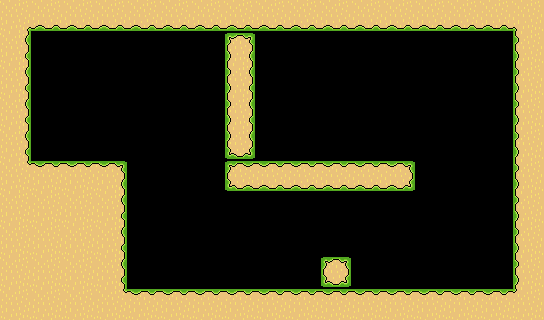

A 2D game scene composited from a Tiled map and its tileset images. What follows is a short description and the map's XML, with each tile layer's data collapsed to a summary:
An orthogonal 17x10 tile map with 32x32 px tiles, 1 tile layer (Ground) and 4 objects.

<map version="1.5" tiledversion="1.7.1" orientation="orthogonal" renderorder="right-down" width="17" height="10" tilewidth="32" tileheight="32" infinite="0" nextlayerid="29" nextobjectid="98">
 <editorsettings>
  <export target="LevelTilemap_level5.json" format="json" />
 </editorsettings>
 <properties>
  <property name="extraText" value="Noodle can wall jump!" />
  <property name="levelIndex" type="int" value="5" />
  <property name="levelName" value="Level 5" />
  <property name="levelNameOffsetY" type="int" value="-80" />
  <property name="levelNameShortened" value="5" />
  <property name="numberOfSlimes" type="int" value="1" />
 </properties>
 <tileset firstgid="1" name="tileset" tilewidth="32" tileheight="32" tilecount="36" columns="6">
  <image source="../../artwork/tileset.png" width="192" height="192" />
  <tile id="0">
   <properties>
    <property name="collides" type="bool" value="true" />
   </properties>
  </tile>
  <tile id="1">
   <properties>
    <property name="collides" type="bool" value="true" />
   </properties>
  </tile>
  <tile id="2">
   <properties>
    <property name="collides" type="bool" value="true" />
   </properties>
  </tile>
  <tile id="3">
   <properties>
    <property name="collides" type="bool" value="true" />
   </properties>
  </tile>
  <tile id="4">
   <properties>
    <property name="collides" type="bool" value="false" />
   </properties>
  </tile>
  <tile id="5">
   <properties>
    <property name="collides" type="bool" value="false" />
   </properties>
  </tile>
  <tile id="6">
   <properties>
    <property name="collides" type="bool" value="true" />
   </properties>
  </tile>
  <tile id="7">
   <properties>
    <property name="collides" type="bool" value="true" />
   </properties>
  </tile>
  <tile id="8">
   <properties>
    <property name="collides" type="bool" value="true" />
   </properties>
  </tile>
  <tile id="9">
   <properties>
    <property name="collides" type="bool" value="true" />
   </properties>
  </tile>
  <tile id="10">
   <properties>
    <property name="collides" type="bool" value="false" />
   </properties>
  </tile>
  <tile id="11">
   <properties>
    <property name="collides" type="bool" value="false" />
   </properties>
  </tile>
  <tile id="12">
   <properties>
    <property name="collides" type="bool" value="true" />
   </properties>
  </tile>
  <tile id="13">
   <properties>
    <property name="collides" type="bool" value="true" />
   </properties>
  </tile>
  <tile id="14">
   <properties>
    <property name="collides" type="bool" value="true" />
   </properties>
  </tile>
  <tile id="15">
   <properties>
    <property name="collides" type="bool" value="true" />
   </properties>
  </tile>
  <tile id="16">
   <properties>
    <property name="collides" type="bool" value="false" />
    <property name="expValue" type="int" value="3" />
    <property name="isFlying" type="bool" value="true" />
    <property name="level" type="int" value="1" />
    <property name="objectTag" value="slimeEnemy" />
   </properties>
  </tile>
  <tile id="17">
   <properties>
    <property name="collides" type="bool" value="false" />
    <property name="expValue" type="int" value="3" />
    <property name="isFlying" type="bool" value="false" />
    <property name="level" type="int" value="1" />
    <property name="objectTag" value="slimeEnemy" />
   </properties>
  </tile>
  <tile id="18">
   <properties>
    <property name="collides" type="bool" value="true" />
   </properties>
  </tile>
  <tile id="19">
   <properties>
    <property name="collides" type="bool" value="true" />
   </properties>
  </tile>
  <tile id="20">
   <properties>
    <property name="collides" type="bool" value="true" />
   </properties>
  </tile>
  <tile id="21">
   <properties>
    <property name="collides" type="bool" value="true" />
   </properties>
  </tile>
  <tile id="22">
   <properties>
    <property name="collides" type="bool" value="false" />
    <property name="expValue" type="int" value="5" />
    <property name="isFlying" type="bool" value="true" />
    <property name="level" type="int" value="2" />
    <property name="objectTag" value="slimeEnemy" />
   </properties>
  </tile>
  <tile id="23">
   <properties>
    <property name="collides" type="bool" value="false" />
    <property name="expValue" type="int" value="5" />
    <property name="isFlying" type="bool" value="false" />
    <property name="level" type="int" value="2" />
    <property name="objectTag" value="slimeEnemy" />
   </properties>
  </tile>
  <tile id="24">
   <properties>
    <property name="collides" type="bool" value="false" />
    <property name="direction" value="right" />
    <property name="objectTag" value="spike" />
    <property name="spriteName" value="rightSpikes" />
   </properties>
  </tile>
  <tile id="25">
   <properties>
    <property name="collides" type="bool" value="false" />
    <property name="direction" value="left" />
    <property name="objectTag" value="spike" />
    <property name="spriteName" value="leftSpikes" />
   </properties>
  </tile>
  <tile id="26">
   <properties>
    <property name="collides" type="bool" value="false" />
    <property name="direction" value="down" />
    <property name="objectTag" value="spike" />
    <property name="spriteName" value="downSpikes" />
   </properties>
  </tile>
  <tile id="27">
   <properties>
    <property name="collides" type="bool" value="false" />
    <property name="direction" value="up" />
    <property name="objectTag" value="spike" />
    <property name="spriteName" value="upSpikes" />
   </properties>
  </tile>
  <tile id="28">
   <properties>
    <property name="collides" type="bool" value="false" />
    <property name="expValue" type="int" value="10" />
    <property name="isFlying" type="bool" value="true" />
    <property name="level" type="int" value="3" />
    <property name="objectTag" value="slimeEnemy" />
   </properties>
  </tile>
  <tile id="29">
   <properties>
    <property name="collides" type="bool" value="false" />
    <property name="expValue" type="int" value="10" />
    <property name="isFlying" type="bool" value="false" />
    <property name="level" type="int" value="3" />
    <property name="objectTag" value="slimeEnemy" />
   </properties>
  </tile>
  <tile id="30">
   <properties>
    <property name="collides" type="bool" value="false" />
    <property name="objectTag" value="endOfLevel" />
   </properties>
  </tile>
  <tile id="31">
   <properties>
    <property name="collides" type="bool" value="false" />
    <property name="objectTag" value="pickUp" />
    <property name="pickUpType" value="doubleJump" />
    <property name="spriteName" value="doubleJump" />
   </properties>
  </tile>
  <tile id="32">
   <properties>
    <property name="collides" type="bool" value="false" />
    <property name="objectTag" value="pickUp" />
   </properties>
  </tile>
  <tile id="33">
   <properties>
    <property name="collides" type="bool" value="false" />
   </properties>
  </tile>
  <tile id="34">
   <properties>
    <property name="collides" type="bool" value="false" />
   </properties>
  </tile>
  <tile id="35">
   <properties>
    <property name="collides" type="bool" value="false" />
    <property name="objectTag" value="playerSpawn" />
   </properties>
  </tile>
 </tileset>
 <layer id="6" name="Ground" width="17" height="10">
  <data>[170 cells, 73 non-empty, 17 distinct tile ids]</data>
 </layer>
 <objectgroup id="28" name="GameObjects">
  <object id="84" gid="31" x="288" y="160" width="32" height="32" />
  <object id="90" gid="18" x="128" y="288" width="32" height="32" />
  <object id="93" gid="28" x="480" y="288" width="32" height="32" />
  <object id="96" gid="36" x="64" y="160" width="32" height="32" />
 </objectgroup>
</map>
